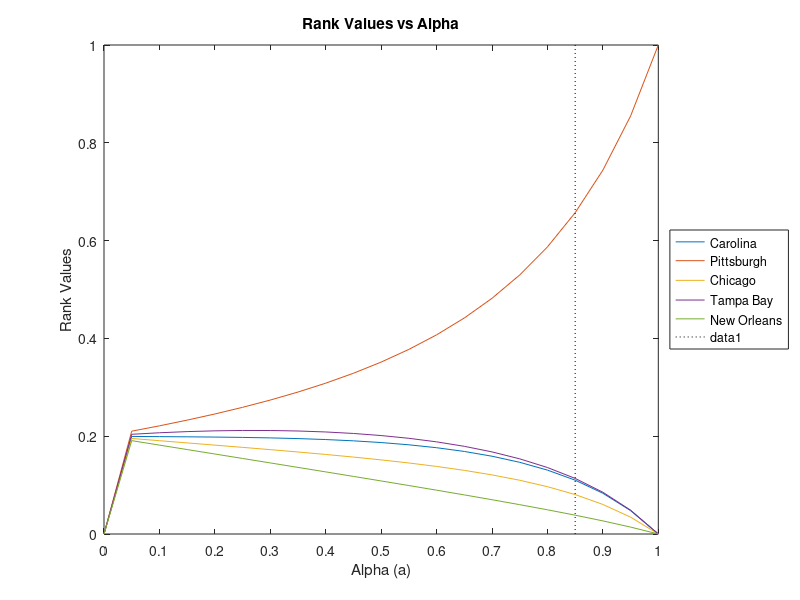

Here is the MATLAB script that generated this plot:
%NFL_alpha2.m
%Rank Values vs Alpha
%Alternative adjustment for how we create stochastic matrix (don't penalize undefeated team)
%based on 2005 NFL regular season
%Written by Kenny Nakazawa


a = 0:0.05:1;
TeamRank = zeros(length(a),5)';

for j = 1:length(a)
    
N=5;

teams = {'Carolina', 'Pittsburgh', 'Chicago', 'Tampa Bay', 'New Orleans'};
H = [0 0 10/33 20/33 3/33;0 0 0 0 0; 0 1 0 0 0;10/13 0 3/13 0 0; 3/17 0 0 14/17 0];

%Initial ranking, equal importance to all
z0=zeros(N,1)';
for i=1:N
    z0(i)=1/N;
end
z0;

%Make H stochastic, all entries in a row are non-negative
%and add to 1. Adjust the zero row by putting a 1 on the diagonal. 
%This is interpreted as saying that the undefeated team votes only for 
%itself in the ?election.? 
S=H;
for i=1:length(S)
    if S(i,:) == zeros(length(S),1)'
        S(i,i) = 1;
    end
end
S;

%Make S irreducible and create google matrix G
v = [1/5 1/5 1/5 1/5 1/5]; %Personalization vector
e = ones(length(v),1);
E = e*v;

 %"a" is the significance of the hyperlink structure of the 
%internet (represented by the matrix S) in the ranking process

G = a(j)*S + (1-a(j))*E; %make G stochastic and irreducible

%Use Perron-Frobenius Theorem to solve lim (k-->inf) z0*G^k
%(G')^k*z0 = dominant eigenvalue^k * c(1) * corresponding eigenvector 
%Recall z0 = v*c (z0 = c(1)v1 + c(2)v2+...+c(n)vn
%By PFT, the dominant eigenvector is 1.
%so (G')^k*z0 = c(1) * v1
[v l] = eig(G');
c = v\z0';
pi = c(1)*v(:,1);



a(j);
teams=teams';
TeamRankValues = abs(pi);
TeamRank(:,j)=TeamRankValues';

end

teams
a
TeamRank

figure
plot(a,TeamRank(1,:),a,TeamRank(2,:),a, TeamRank(3,:), a, TeamRank(4,:), a, TeamRank(5,:))
title('Rank Values vs Alpha')
xlabel('Alpha (a)')
ylabel('Rank Values')
legend(teams)
legend('Location','eastoutside') 
line([a(18) a(18)],[0 1], 'Color','k', 'LineStyle',':');
set(gca,'YLim',[0 1], 'XTick',0:0.1:1)

